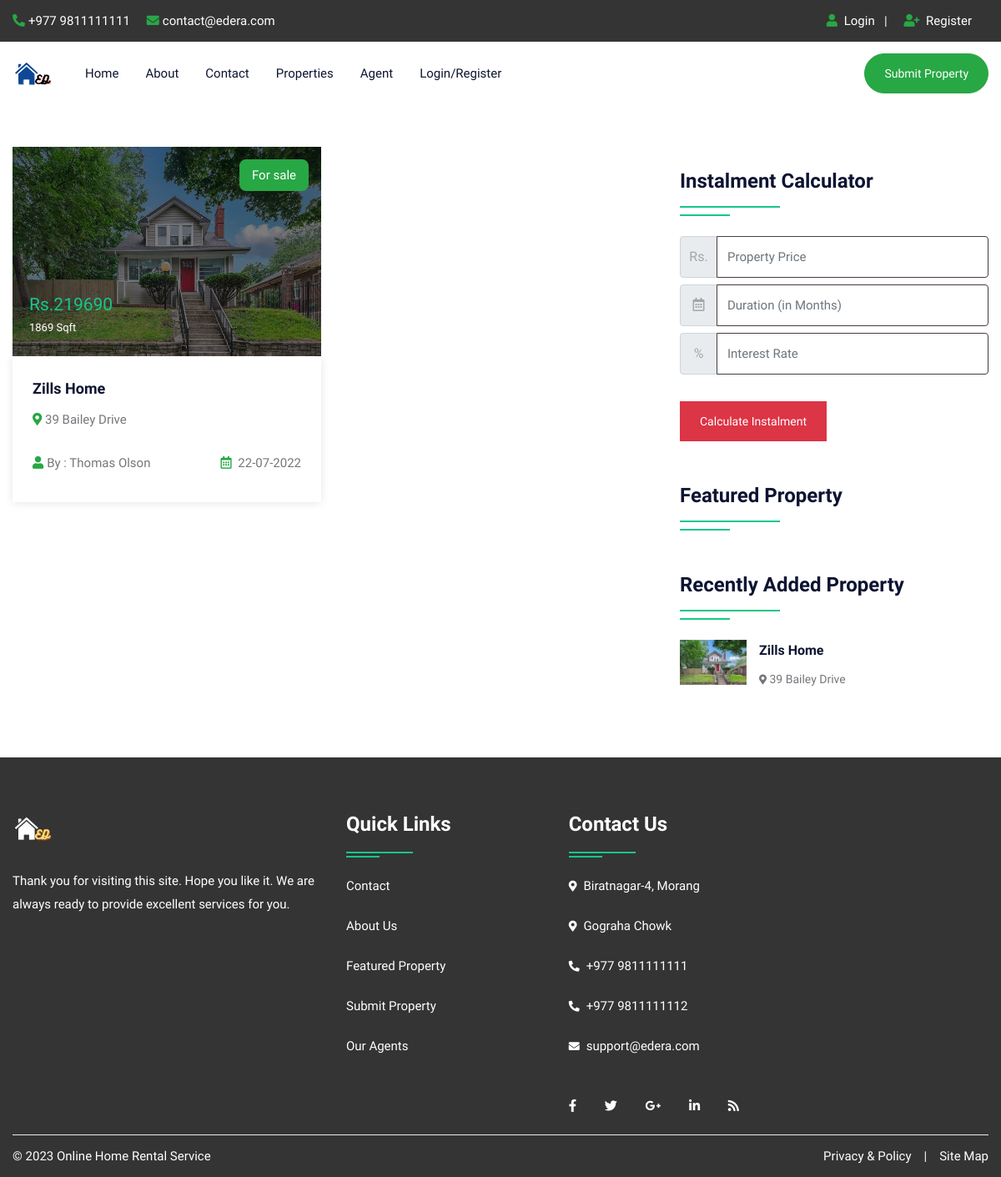
The page /property.php on the database as committed earlier.
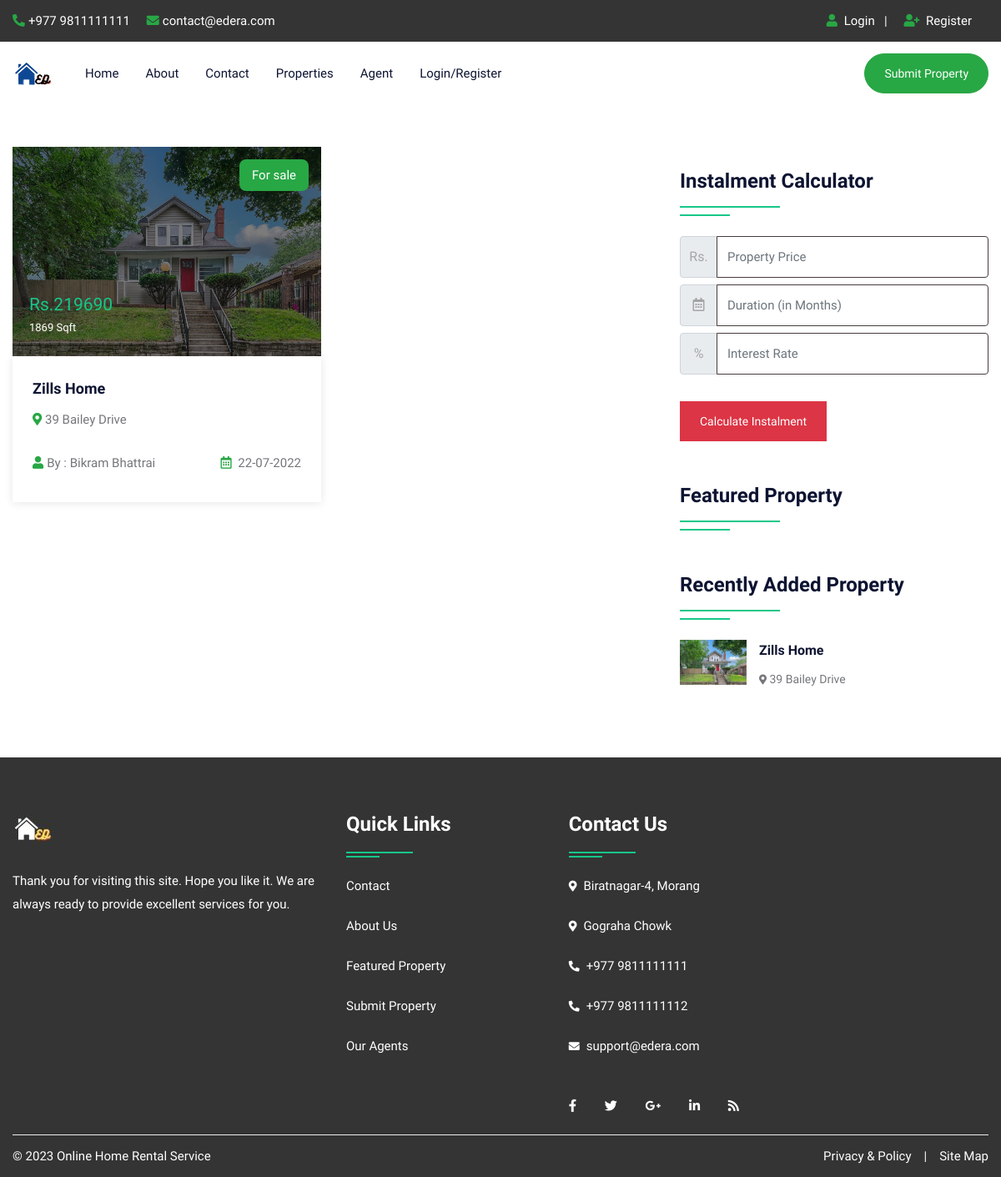
The same page on the database as committed later.
### tables this page shows
CREATE TABLE `property` (
  `pid` int(50) NOT NULL,
  `title` varchar(200) NOT NULL,
  `pcontent` longtext NOT NULL,
  `type` varchar(100) NOT NULL,
  `bhk` varchar(50) NOT NULL,
  `stype` varchar(100) NOT NULL,
  `bedroom` int(50) NOT NULL,
  `bathroom` int(50) NOT NULL,
  `balcony` int(50) NOT NULL,
  `kitchen` int(50) NOT NULL,
  `hall` int(50) NOT NULL,
  `floor` varchar(50) NOT NULL,
  `size` int(50) NOT NULL,
  `price` int(50) NOT NULL,
  `location` varchar(200) NOT NULL,
  `city` varchar(100) NOT NULL,
  `state` varchar(100) NOT NULL,
  `feature` longtext NOT NULL,
  `pimage` varchar(300) NOT NULL,
  `pimage1` varchar(300) NOT NULL,
  `pimage2` varchar(300) NOT NULL,
  `pimage3` varchar(300) NOT NULL,
  `pimage4` varchar(300) NOT NULL,
  `uid` int(50) NOT NULL,
  `status` varchar(50) NOT NULL,
  `mapimage` varchar(300) NOT NULL,
  `topmapimage` varchar(300) NOT NULL,
  `groundmapimage` varchar(300) NOT NULL,
  `totalfloor` varchar(50) NOT NULL,
  `date` datetime NOT NULL DEFAULT current_timestamp(),
  `isFeatured` int(11) DEFAULT NULL
);

CREATE TABLE `user` (
  `uid` int(50) NOT NULL,
  `uname` varchar(100) NOT NULL,
  `uemail` varchar(100) NOT NULL,
  `uphone` varchar(20) NOT NULL,
  `upass` varchar(50) NOT NULL,
  `utype` varchar(50) NOT NULL,
  `uimage` varchar(300) NOT NULL
);

### property.php (the view, shortened to what the changed rows need)
<!DOCTYPE html>
<html lang="en">
<head>
<link rel="stylesheet" type="text/css" href="css/bootstrap.min.css">
<link rel="stylesheet" type="text/css" href="css/bootstrap-slider.css">
<link rel="stylesheet" type="text/css" href="css/jquery-ui.css">
<link rel="stylesheet" type="text/css" href="css/layerslider.css">
<link rel="stylesheet" type="text/css" href="css/color.css" id="color-change">
<link rel="stylesheet" type="text/css" href="css/owl.carousel.min.css">
<link rel="stylesheet" type="text/css" href="css/font-awesome.min.css">
<link rel="stylesheet" type="text/css" href="fonts/flaticon/flaticon.css">
<link rel="stylesheet" type="text/css" href="css/style.css">
</head>
<body>
<div id="page-wrapper">
    <div class="row">
		<?php include("include/header.php");?>
        <div class="full-row">
            <div class="container">
                <div class="row">
					<div class="col-lg-8">
                        <div class="row">
							<?php
							$query=mysqli_query($con,"SELECT property.*, user.uname,user.utype,user.uimage FROM `property`,`user` WHERE property.uid=user.uid");
								while($row=mysqli_fetch_array($query))
								{
							?>
                            <div class="col-md-6">
                                <div class="featured-thumb hover-zoomer mb-4">
                                    <div class="overlay-black overflow-hidden position-relative"> <img src="admin/property/<?php echo $row['18'];?>" alt="pimage">
                                        <div class="sale bg-success text-white">For <?php echo $row['5'];?></div>
                                        <div class="price text-primary text-capitalize">Rs.<?php echo $row['13'];?> <span class="text-white"><?php echo $row['12'];?> Sqft</span></div>
                                    </div>
                                    <div class="featured-thumb-data shadow-one">
                                        <div class="p-4">
                                            <h5 class="text-secondary hover-text-success mb-2 text-capitalize"><a href="propertydetail.php?pid=<?php echo $row['0'];?>"><?php echo $row['1'];?></a></h5>
                                            <span class="location text-capitalize"><i class="fas fa-map-marker-alt text-success"></i> <?php echo $row['14'];?></span> </div>
                                        <div class="px-4 pb-4 d-inline-block w-100">
                                            <div class="float-left text-capitalize"><i class="fas fa-user text-success mr-1"></i>By : <?php echo $row['uname'];?></div>
                                            <div class="float-right"><i class="far fa-calendar-alt text-success mr-1"></i> <?php echo date('d-m-Y', strtotime($row['date']));?></div>
                                        </div>
                                    </div>
                                </div>
                            </div>
                            <?php } ?>
                        </div>
                    </div>
                    <div class="col-lg-4">
                        <div class="sidebar-widget mt-5">
                            <ul class="property_list_widget">
								<?php
								$query=mysqli_query($con,"SELECT * FROM `property` ORDER BY date DESC LIMIT 6");
										while($row=mysqli_fetch_array($query))
										{
								?>
                                <li> <img src="admin/property/<?php echo $row['18'];?>" alt="pimage">
                                    <h6 class="text-secondary hover-text-success text-capitalize"><a href="propertydetail.php?pid=<?php echo $row['0'];?>"><?php echo $row['1'];?></a></h6>
                                    <span class="font-14"><i class="fas fa-map-marker-alt icon-success icon-small"></i> <?php echo $row['14'];?></span>
                                </li>
                                <?php } ?>
                            </ul>
                        </div>
                    </div>
                </div>
            </div>
        </div>
    </div>
</div>
</body>
</html>

Rows that differ between the two databases and show on the page:
changed through a linked row, property "Zills Home": uid.uname "Thomas Olson" → "Bikram Bhattrai"
